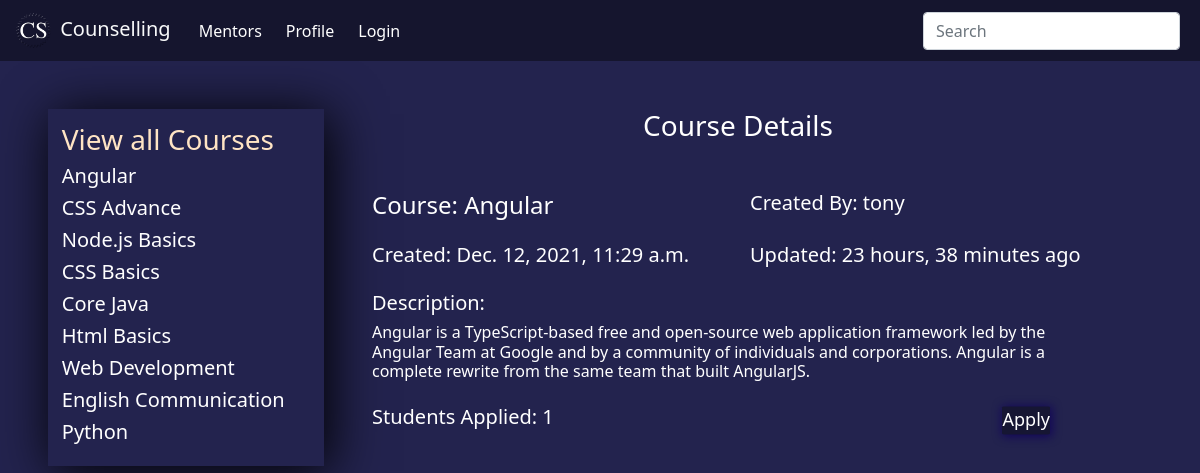
Screenshot of /view-course/12/ with the database file from the repository.
### base/models.py (models this page shows)
class course(models.Model):
    user = models.ForeignKey(User, on_delete=models.SET_NULL, null=True)
    course_name = models.CharField(max_length=100)
    course_description = models.TextField(null=True)
    course_isactive = models.BooleanField(default=True)
    course_created = models.DateTimeField(auto_now_add=True)
    course_updated = models.DateTimeField(auto_now=True)
    class Meta:
        ordering = ['-course_updated', '-course_created']
    def __str__(self):
        return str(self.course_name)

### base/views.py (the view)
# urls.py: path('view-course/<str:pk>/', views.viewCourse, name='view-course'),
def viewCourse(request,pk):
    courses = course.objects.all()
    mentors = User.objects.filter(groups=1)
    user = request.user
    if user.is_superuser:
        students = User.objects.filter(groups=2)
    else:
        followers = follower.objects.filter(mentor=user)
        students = []
        for i in followers:
            stu = User.objects.get(username=i.student)
            students.append(stu)
    data = course.objects.get(id=pk)
    applied_count = applyforcourse.objects.filter(course_id=data)
    applied_course1 = applyforcourse.objects.filter(course_id=data)
    print(applied_course1)
    count = 0
    if len(applied_count) > 0 :
        count = len(applied_count)
    try:
        applied_course = applyforcourse.objects.get(course_id=data, user=request.user)
        context = {
            "courses":courses,
            "mentors":mentors,
            "students":students,
            "data":data,
            "applycount":count,
            "appliedcourses":applied_course,
            "appliedcourses1":applied_course1,
        }
    except:
        context = {
            "courses":courses,
            "mentors":mentors,
            "students":students,
            "data":data,
            "applycount":count,
            "appliedcourses1":applied_course1,
        }
    return render(request, 'coursedetails.html', context)

### base/models.py (called while the page is built)
    def __str__(self):
        val = f"{self.user} applied for {self.course_id}"
        return str(val)

### templates/coursedetails.html (shortened to what this page needs)
{% extends 'main.html' %}
{% block content %}
<div class="container-dash mt-5 mx-5">
    {% include 'managepage.html' %}
    <div class="dashboard mx-5">
        <h3 class="text-center mb-4">Course Details</h3>
        <div class="row pt-4">
            <div class="col mb-3">
                <h4>Course: {{data.course_name}}</h4>
            </div>
            <div class="col mb-3">
                <h5>Created By: {{data.user}}</h5>
            </div>
        </div>
        <div class="row">
            <div class="col mb-3">
                <h5>Created: {{data.course_created}}</h5>
            </div>
            <div class="col mb-3">
                <h5>Updated: {{data.course_updated|timesince}} ago</h5>
            </div>
        </div>
        <div class="row">
            <div class="col mb-3">
                <h5>Description:</h5>
                <h6>{{data.course_description}}</h6>
            </div>
        </div>
        <div class="row">
            <div class="col">
                <h5>Students Applied: {{applycount}}</h5>
            </div>
            {% if not request.user.is_staff and not request.user.is_superuser %}
            <div class="col-2">
                {% if appliedcourses != None %}
                <div class="login-inp">
                    <input type="button" value="Applied" readonly>
                </div>
                {% else %}
                <form action="{% url 'apply-course' %}" method="POST">
                <div class="login-inp">
                    <input type="submit" value="Apply">
                </div>
                </form>
                {% endif %}
            </div>
            {% elif request.user == data.user or request.user.is_superuser %}
            <div class="col-2">
                <div class="login-inp">
                    <a href="{% url 'edit-course' data.id %}" id="edit-btn">Edit</a>
                </div>
            </div>
            {% endif %}
        </div>
    </div>
</div>
{% endblock content %}

### templates/managepage.html (shortened to what this page needs)
{% if request.user.is_superuser or request.user.is_staff %}
    <div class="manage">
        <a href="{% url 'course' %}">
        {% if request.user.is_superuser %}
            <h3>Manage Courses ({{courses.count}})</h3>
        {% else %}
            <h3>All Courses</h3>
        {% endif %}
        </a>
        {% for course in courses|slice:":4" %}
        {% if request.user == course.user or request.user.is_superuser %}
        {% if course.course_isactive == True %}
        <h5>{{course.course_name}}</h5>
        {% endif %}
        {% endif %}
        {% endfor %}
        {% if not request.user.is_superuser %}
        {% else %}
        <hr>
        <a href="{% url 'mentors' %}">
        <h3>Manage Mentors ({{mentors.count}})</h3>
        </a>
        {% for mentor in mentors|slice:":4" %}
        <h5>{{mentor.username}}</h5>
        {% endfor %}
        {% endif %}
        <hr>
        <a href="{% url 'students' %}">
        {% if request.user.is_superuser %}
        <h3>Manage Students ({{students.count}})</h3>
        {% else %}
        <h3>Manage Students</h3>
        {% endif %}
        </a>
        {% for student in students|slice:":4" %}
        <h5>{{student.username}}</h5>
        {% endfor %}
    </div>
    {% else %}
    <div class="manage">
        <a href="{% url 'course' %}">
            <h3>View all Courses</h3>
        </a>
        {% for course in courses|slice:":10" %}
        {% if course.course_isactive == True %}
        <h5>{{course.course_name}}</h5>
        {% endif %}
        {% endfor %}
    </div>
{% endif %}

### static/main.css (style rules this page uses)
body { color: white; background-color: rgb(35, 35, 78); }
.login-inp input { margin-top: 2%; font-size: large; box-shadow: 1px 1px 10px 1px rgb(17, 4, 90); transform: translateY(-2%); border: none; margin-right: 1%; border-radius: 4%; padding: 0.5%; background-color: rgb(22, 22, 51); color: white; }
.container-dash { display: grid; grid-template-columns: 1fr 3fr; }

### templates/managepage.html (style rules this page uses)
.manage a { text-decoration: none; color: bisque; }
.manage { max-height: 95vh; padding: 5%; box-shadow: 5px 5px 50px black; }

### rows the page displays
course: course_name "Angular", user "tony", course_created "Dec. 12, 2021, 11:29 a.m.", course_updated "23 hours, 38 minutes", course_description "Angular is a TypeScript-based free and open-source web application framework led by the Angular Team at Google and by a community of individuals and corporations. Angular is a complete rewrite from the same team that built AngularJS."
course: course_name "CSS Advance"
course: course_name "Node.js Basics"
course: course_name "CSS Basics"
course: course_name "Core Java"
course: course_name "Html Basics"
course: course_name "Web Development"
course: course_name "English Communication"
course: course_name "Python"

### other values shown
{{ applycount }} "1"
